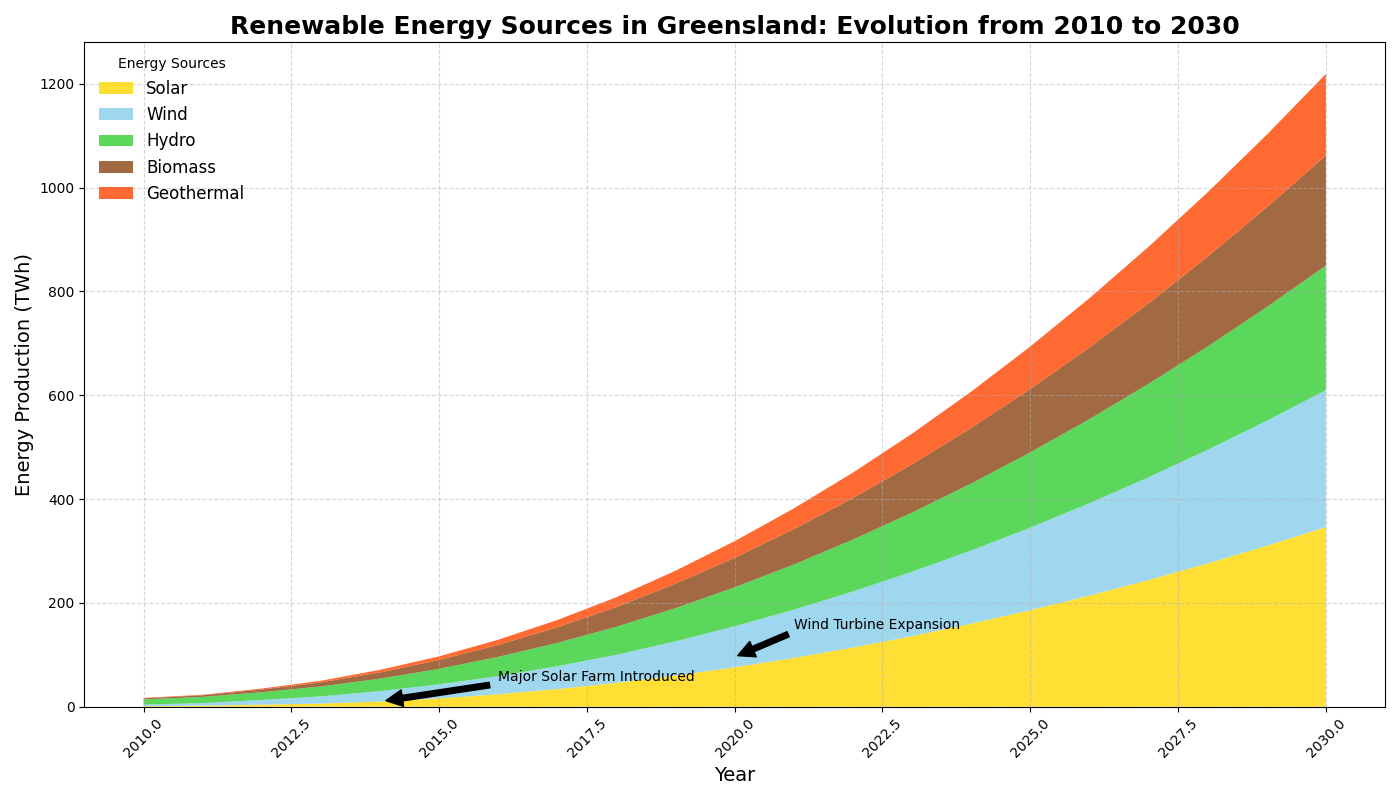

Write the Python code that produced this figure.
import matplotlib.pyplot as plt
import numpy as np

# Backstory:
# Charting the rise of renewable energy sources in a fictional country "Greensland"
# from 2010-2030 to monitor their progression while identifying key events and trends.

# Defining the years for the data set
years = np.arange(2010, 2031)

# Data for different renewable energy sources (in TWh) in Greensland
solar_energy = np.array([1, 2, 4, 6, 10, 16, 24, 34, 46, 60, 76, 94, 114, 136, 160, 186, 214, 244, 276, 310, 346])
wind_energy = np.array([3, 5, 9, 14, 20, 27, 35, 44, 54, 66, 79, 93, 108, 124, 141, 159, 178, 198, 219, 241, 264])
hydro_energy = np.array([10, 12, 15, 19, 24, 30, 37, 45, 54, 64, 75, 87, 100, 114, 129, 145, 162, 180, 199, 219, 240])
bio_energy = np.array([2, 3, 5, 8, 12, 17, 23, 30, 38, 47, 57, 68, 80, 93, 107, 122, 138, 155, 173, 192, 212])
geothermal_energy = np.array([1, 1, 2, 3, 5, 7, 10, 14, 19, 25, 32, 40, 49, 59, 70, 82, 95, 109, 124, 140, 157])

# Calculate cumulative renewable energy production
total_renewable_energy = solar_energy + wind_energy + hydro_energy + bio_energy + geothermal_energy

# Create a stacked area plot
fig, ax = plt.subplots(figsize=(14, 8))

# Plot the stacked area chart
ax.stackplot(years, solar_energy, wind_energy, hydro_energy, bio_energy, geothermal_energy,
             labels=['Solar', 'Wind', 'Hydro', 'Biomass', 'Geothermal'],
             colors=['#ffd700', '#87ceeb', '#32cd32', '#8b4513', '#ff4500'], alpha=0.8)

# Setting the title and labels
ax.set_title("Renewable Energy Sources in Greensland: Evolution from 2010 to 2030", fontsize=18, fontweight='bold')
ax.set_xlabel("Year", fontsize=14)
ax.set_ylabel("Energy Production (TWh)", fontsize=14)

# Adding a legend
ax.legend(loc='upper left', fontsize=12, frameon=False, title="Energy Sources")

# Adding gridlines for better readability
ax.grid(True, linestyle='--', alpha=0.5)

# Adding key events annotations
ax.annotate('Major Solar Farm Introduced', xy=(2014, 10), xytext=(2016, 50),
            arrowprops=dict(facecolor='black', shrink=0.05), fontsize=10, color='black')

ax.annotate('Wind Turbine Expansion', xy=(2020, 96), xytext=(2021, 150),
            arrowprops=dict(facecolor='black', shrink=0.05), fontsize=10, color='black')

# Rotate x-axis labels for clarity
ax.tick_params(axis='x', rotation=45)

# Automatically adjust layout to prevent clipping
plt.tight_layout()

# Show the plot
plt.show()
